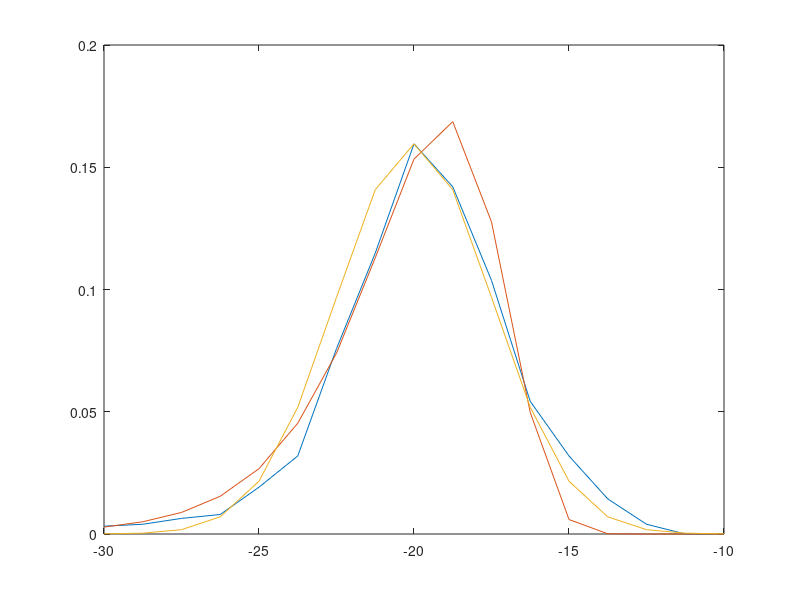

MATLAB code to generate this figure: (Note: this script raises an error after producing the figure.)
PrecdB = -30:1.25:-10;
Prec = 10.^(PrecdB/10)*1e-3;
pdf = [0.02 0.025 0.04 0.05 0.12 0.2 0.475 0.72 1 0.89 0.65 0.34 0.2 0.09 0.025 0 0];
s = 0.9e-5;
rayleigh = Prec.*exp(-Prec.^2/(2*s^2))/s^2;
Pav = -20;
sig = 2.5;
gaussian = 1/sqrt(2*pi*sig^2)*exp(-(PrecdB-Pav).^2/(2*sig^2));
pdf = pdf*max(gaussian);
% plot(Prec,[pdf;rayleigh;gaussian]')
% L = 0:50;
% s = 20;
% rayleigh = L.*exp(-L.^2/(2*s^2))/s^2;
% plot(L,rayleigh)
% 
% loss = 0.3;
% Prec = -10-loss*L;
% plot(Prec,rayleigh)
plot(PrecdB,[pdf;rayleigh.*Prec*log(10)/10;gaussian]')

%% splice loss + distance model
dt = 0.0002;
tdB = -10:dt:0;
t = 10.^(tdB/10);
alpha = 0.096;
beta = 0.265;
psplice = zeros(size(t));
r1 = -log(t)<alpha^2;
r2 = -log(t)<beta^2;
r3 = -log(t)<alpha^2+beta^2;
r4 = r2 & ~r1;
r5 = r3 & ~r2;
psplice(r1) = pi./(4*t(r1)*alpha*beta);
psplice(r4) = 1./(2*t(r4)*alpha*beta).*atan(alpha./sqrt(-log(t(r4))-alpha^2));
psplice(r5) = 1./(2*t(r5)*alpha*beta).*(atan(alpha./sqrt(-log(t(r5))-alpha^2))-acot(beta./sqrt(-log(t(r5))-beta^2)));
% plot(t,psplice)
pdBsplice = psplice.*t*log(10)/10;
Nsplice = 3;
% plot(10*log10(t),pdBsplice)
Nconn1 = 3;
Nconn2 = 1;
meangauss = -(Nconn1*0.3+Nconn2*0.5);
pdBgauss = normpdf(-4:dt:1,meangauss,0.5);

lossf = 0.4; % dB/km
meandist = 8; % km
maxdist = 20;
meanloss = meandist*lossf; % dB
s2 = meanloss^2*2/pi; %km^2
pdistdB = -tdB/s2.*exp(-tdB.^2/(2*s2));
pdistdB(-tdB>maxdist*lossf) = 0;
pdistdB = pdistdB/(sum(pdistdB)*dt);
% plot(tdB,pdistdB)

pdfVar = pdBgauss;
for i=1:Nsplice
    pdfVar = conv(pdBsplice,pdfVar)*dt;
end
pdfTot = conv(pdfVar,pdistdB)*dt;
cdfTot = cumsum(pdfTot)/sum(pdfTot);
%%
lossdB = -12:dt:1;
pdfVar = pdfVar(end-length(lossdB)+1:end);
pdfTot = pdfTot(end-length(lossdB)+1:end);
cdfTot = cdfTot(end-length(lossdB)+1:end);
%%
fig = figure(1);
fig.Position = [0 550 560 260];
yyaxis left
% set(0,'defaultaxesfontsize',16)
% set(0,'defaultaxesfontname','times new roman')
h=plot(lossdB,pdfTot,'linewidth',1.5,'color','k');
% hold on
yyaxis right
plot(lossdB,cdfTot,'linewidth',2)
hold off
xlabel('Relative loss (dBm)')
xlim([-12 0])
% ylim([0 1])
grid on
legend('pdf','cdf')
ylim([0 1])

%%
lossvar = lossdB - sum(lossdB.*pdfVar).*dt;
% lossvar = lossdB - meangauss + Nsplice*0.1;
figure(2)
plot(lossvar,pdfVar)

%%
% save results/prmodel lossdB pdfTot cdfTot pdfVar lossvar Nsplice Nconn1 Nconn2 meandist maxdist
